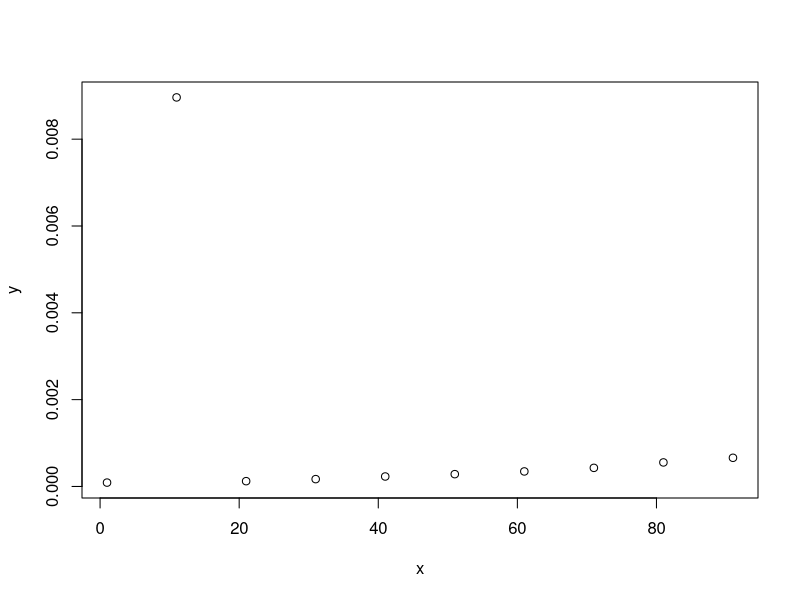

This figure's R source:
library("igraph")
x=NULL
y=NULL
c=1
fn=function(n){
  for( i in 1:n){
    print(i)
  }
}

for(i in seq(1,100,10)){
  a=Sys.time()
  fn(i)
  b=Sys.time()
  x[c]=i
  y[c]=(b-a)
  c=c+1
}
plot(x,y)